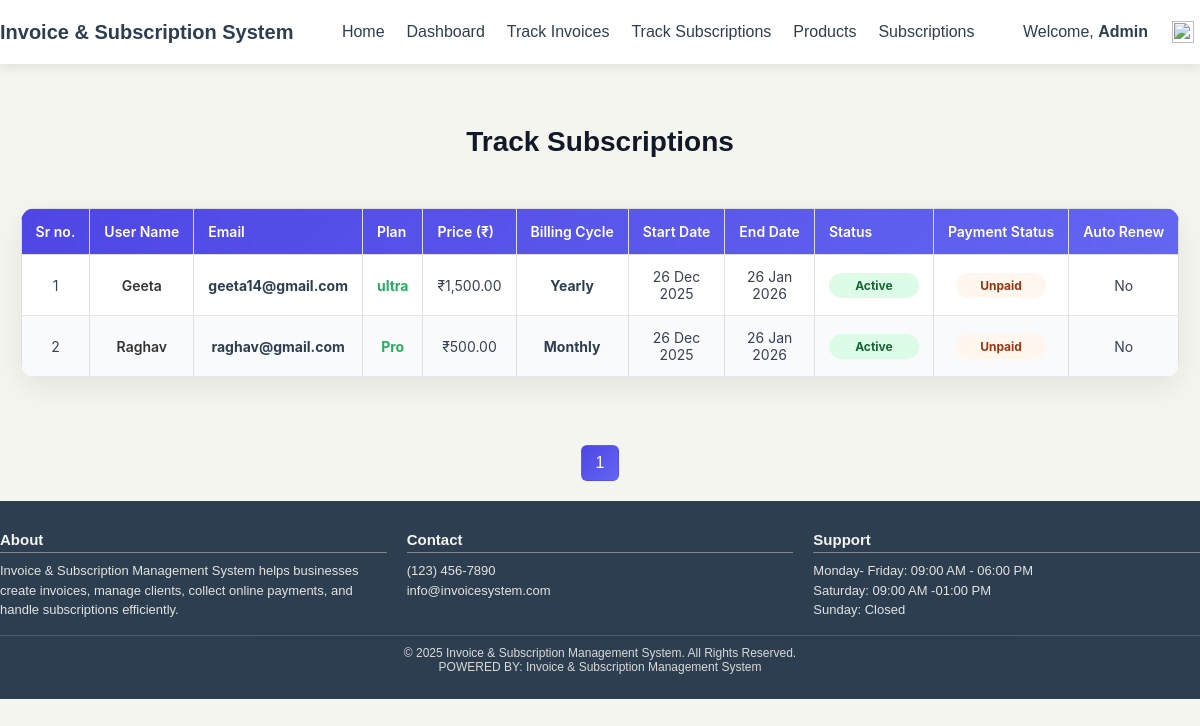
Screenshot of /track_subscriptions (signed in) with the database file from the repository.
### tables this page shows
CREATE TABLE `subscriptions` (
  `id` int NOT NULL,
  `user_id` int NOT NULL,
  `plan_id` int NOT NULL,
  `start_date` date NOT NULL,
  `end_date` date NOT NULL,
  `status` enum('active','expired','cancelled') DEFAULT 'active',
  `auto_renew` tinyint(1) DEFAULT '0',
  `created_at` timestamp NULL DEFAULT CURRENT_TIMESTAMP
);

CREATE TABLE `users` (
  `id` int NOT NULL,
  `name` varchar(100) NOT NULL,
  `email` varchar(150) NOT NULL,
  `password` varchar(255) NOT NULL,
  `created_at` datetime DEFAULT CURRENT_TIMESTAMP,
  `role` enum('admin','user') NOT NULL DEFAULT 'user',
  `phone_no` varchar(20) DEFAULT NULL,
  `address` text
);

CREATE TABLE `subscription_plans` (
  `id` int NOT NULL,
  `plan_name` varchar(100) NOT NULL,
  `price` decimal(10,2) NOT NULL,
  `billing_cycle` enum('monthly','yearly') NOT NULL,
  `description` text,
  `created_at` timestamp NULL DEFAULT CURRENT_TIMESTAMP
);

### app/Controllers/SubscriptionController.php (called while the page is built, shortened)
<?php
class SubscriptionController
{
    private Subscription $subscriptionModel;
    public function __construct()
    {
        $this->subscriptionModel = new Subscription();
    }
public function trackSubscriptions()
{
    $currentPage = (int)($_GET['page'] ?? 1);
    $limit = 10;
    $offset = ($currentPage - 1) * $limit;
    $allSubscriptions = $this->subscriptionModel->getAllWithUserDetails();
    $totalItems = count($allSubscriptions);
    $subscriptions = array_slice($allSubscriptions, $offset, $limit);
    $pagination = [
        'total'        => $totalItems,
        'per_page'     => $limit,
        'current_page' => $currentPage,
        'total_pages'  => ceil($totalItems / $limit),
    ];
    require APP_ROOT . '/app/Views/admin/track_subscriptions.php';
}
}

### app/Core/Router.php (called while the page is built, shortened)
<?php
class Router
{
    private array $routes = [];
    public function get(string $path, array $handler)
    {
        $this->routes['GET'][$path] = $handler;
    }
    public function post(string $path, array $handler)
    {
        $this->routes['POST'][$path] = $handler;
    }
    public function dispatch()
    {
        $method = $_SERVER['REQUEST_METHOD'];
        $uri = parse_url($_SERVER['REQUEST_URI'], PHP_URL_PATH);
        [$controller, $action] = $this->routes[$method][$uri];
        call_user_func([new $controller, $action]);
    }
}

### public/index.php (called while the page is built, shortened)
<?php
require_once APP_ROOT . '/app/Core/Router.php';
require_once APP_ROOT . '/app/Core/Database.php';
require_once APP_ROOT . '/app/Models/Subscription.php';
require_once APP_ROOT . '/app/Controllers/SubscriptionController.php';
$router = new Router();
$router->get('/', [DashboardController::class, 'index']);
$router->get('/dashboard', [DashboardController::class, 'index']);
$router->get('/register', [AuthController::class, 'showRegister']);
$router->post('/register', [AuthController::class, 'register']);
$router->get('/login', [AuthController::class, 'showLogin']);
$router->post('/login', [AuthController::class, 'login']);
$router->get('/logout', [AuthController::class, 'logout']);
$router->get('/home', [ProductController::class, 'home']);
$router->get('/products', [ProductController::class, 'listProducts']);
$router->get('/dashboard/product', [ProductController::class, 'show']);
$router->get('/add-product', [ProductController::class, 'addProductForm']);
$router->post('/add-product', [ProductController::class, 'addProduct']);
$router->get('/dashboard/products/edit', [ProductController::class, 'editProductForm']);
$router->post('/dashboard/products/edit', [ProductController::class, 'updateProduct']);
$router->get('/dashboard/products/delete', [ProductController::class, 'deleteProduct']);
$router->get('/cart', [CartController::class, 'showCart']);
$router->post('/cart/add', [CartController::class, 'addItem']);
$router->post('/cart/update', [CartController::class, 'updateItem']);
$router->post('/cart/remove', [CartController::class, 'removeItem']);
$router->get('/cart/payment', [CartController::class, 'showPaymentPage']);
$router->post('/cart/payment/process', [CartController::class, 'processPayment']);
$router-> get('/invoice/show',[InvoiceController::class,'show']);
$router-> post('/invoice/create',[InvoiceController::class,'create']);
$router->get('/my_invoices', [InvoiceController::class, 'myInvoices']);
$router->get('/track_invoices', [InvoiceController::class, 'trackInvoices']);
$router->get('/invoice/pdf', [InvoiceController::class, 'pdf']);
$router->get('/invoice/send-email',[InvoiceController::class,'sendEmail']);
$router->get('/subscriptions', [SubscriptionController::class, 'index']);
$router->post('/subscribe', [SubscriptionController::class, 'subscribe']);
$router->post('/subscription/cancel', [SubscriptionController::class, 'cancelSubscription']);
$router->get('/payment', [PaymentController::class, 'showPaymentPage']);
$router->post('/payment/process', [PaymentController::class, 'processPayment']);
$router->get('/track_subscriptions', [SubscriptionController::class, 'trackSubscriptions']);
$router->get('/dashboard/subscription-plans', [SubscriptionPlanController::class, 'index']);
$router->post('/dashboard/subscription-plans', [SubscriptionPlanController::class, 'create']);
$router->get('/admin/plans', [SubscriptionPlanController::class, 'index']);
$router->get('/admin/plan/get', [SubscriptionPlanController::class, 'getPlan']);
$router->post('/admin/plan/save', [SubscriptionPlanController::class, 'save']);
$router->get('/admin/plan/delete', [SubscriptionPlanController::class, 'delete']);
$router->get('/settings',         [SettingController:: class,'index']);
$router->post('/settings/update', [SettingController:: class,'update']);
$router->get('/settings/company', [SettingController::class,'company']);
$router->post('/settings/company',  [SettingController::class,'company']);
$router->get('/address/list', [AddressController::class, 'getAddresses']);
$router->post('/address/add', [AddressController::class, 'addAddress']);
$router->post('/address/set-default', [AddressController::class, 'setDefaultAddress']);
$router->dispatch();

### app/Core/Database.php (called while the page is built, shortened)
<?php
class Database {
    private static ?mysqli $connection = null;
    public static function getConnection(): mysqli {
        if(self::$connection !== null){
            return self::$connection;
        }
        $host = $_ENV['DB_HOST'] ?? 'localhost';
        $user = $_ENV['DB_USERNAME'] ?? 'root';
        $pass = $_ENV['DB_PASSWORD'] ?? '';
        $name = $_ENV['DB_NAME'] ?? '';
        try {
            $conn = new mysqli($host, $user, $pass, $name);
            $conn->set_charset('utf8mb4');
        } catch (\mysqli_sql_exception $e) {
            throw new RuntimeException('Database connection failed: ' . $e->getMessage());
        }
        self::$connection = $conn;
        return self::$connection;
    }
}

### app/Core/Model.php (called while the page is built, shortened)
<?php
class Model
{
    public function __construct()
    {
        $this->db = Database::getConnection();
    }
}

### app/Models/Subscription.php (called while the page is built, shortened)
<?php
class Subscription extends Model
{
    public function getAllWithUserDetails(): array
    {
        $result = $this->db->query("
            SELECT
                s.*,
                u.name as user_name,
                u.email as user_email,
                p.plan_name,
                p.price,
                p.billing_cycle,
                COALESCE(i.status, 'unpaid') as payment_status
            FROM subscriptions s
            JOIN users u ON u.id = s.user_id
            JOIN subscription_plans p ON p.id = s.plan_id
            LEFT JOIN invoices i ON i.client_id = s.user_id
                AND i.invoice_number LIKE 'SUB-%'
                AND DATE(i.invoice_date) = DATE(s.start_date)
            ORDER BY s.created_at DESC
        ");
        return $result->fetch_all(MYSQLI_ASSOC);
    }
}

### app/Views/admin/track_subscriptions.php (the view, shortened to what this page needs)
<?php
require APP_ROOT . '/app/Views/layouts/header.php';
?>
<link rel="stylesheet" href="/assets/css/products.css">
<div class="track-header">
    <h1>Track Subscriptions</h1>
</div>
<?php if (empty($subscriptions)): ?>
    <p style="text-align: center; color: #666;">No subscriptions found.</p>
<?php else: ?>
    <table class="product-table">
        <thead>
            <tr>
                <th>Sr no.</th>
                <th>User Name</th>
                <th>Email</th>
                <th>Plan</th>
                <th>Price (&#8377;)</th>
                <th>Billing Cycle</th>
                <th>Start Date</th>
                <th>End Date</th>
                <th>Status</th>
                <th>Payment Status</th>
                <th>Auto Renew</th>
            </tr>
        </thead>
        <tbody>
            <?php $count = 1; ?>
            <?php foreach ($subscriptions as $sub): ?>
                <?php
                    $statusClass = 'status-' . strtolower($sub['status']);
                    $paymentStatus = $sub['payment_status'] ?? 'paid';
                    $paymentClass = 'payment-' . strtolower($paymentStatus);
                ?>
                <tr>
                    <td><?= $count++ ?></td>
                    <td><?= htmlspecialchars($sub['user_name']) ?></td>
                    <td><?= htmlspecialchars($sub['user_email']) ?></td>
                    <td><strong><?= htmlspecialchars($sub['plan_name']) ?></strong></td>
                    <td>&#8377;<?= number_format($sub['price'], 2) ?></td>
                    <td><?= ucfirst($sub['billing_cycle']) ?></td>
                    <td><?= date('d M Y', strtotime($sub['start_date'])) ?></td>
                    <td><?= date('d M Y', strtotime($sub['end_date'])) ?></td>
                    <td><span class="status-badge <?= $statusClass ?>"><?= $sub['status'] ?></span></td>
                    <td><span class="status-badge <?= $paymentClass ?>"><?= ucfirst($paymentStatus) ?></span></td>
                    <td><?= $sub['auto_renew'] ? ' Yes' : ' No' ?></td>
                </tr>
            <?php endforeach; ?>
        </tbody>
    </table>
    <div class="pagination">
        <?php for ($i = 1; $i <= $pagination['total_pages']; $i++): ?>
            <a href="?page=<?= $i ?>" <?= $i === $pagination['current_page'] ? 'class="active"' : '' ?>>
                <?= $i ?>
            </a>
        <?php endfor; ?>
    </div>
<?php endif; ?>
<?php require APP_ROOT . '/app/Views/layouts/footer.php'; ?>

### public/assets/css/header_footer.css (style rules this page uses)
* { margin: 0; padding: 0; box-sizing: border-box; }

### public/assets/css/products.css (style rules this page uses)
h1 { text-align: center; margin: 30px 0; color: white; }
table { width: 90%; margin: 0 auto; border-collapse: collapse; background-color: #ffffff; box-shadow: 0 4px 10px rgba(0, 0, 0, 0.08); }
thead { background-color: #34495e; }
thead th { color: #ffffff; padding: 12px; font-size: 14px; text-align: center; border: 1px solid #ddd; }
tbody td { padding: 10px; text-align: center; border: 1px solid #e0e0e0; vertical-align: middle; font-size: 14px; }
tbody tr:nth-child(even) { background-color: #f9f9f9; }
tbody td:nth-child(2) { font-weight: 600; color: #333; }
tbody td:nth-child(3), tbody td:nth-child(6) { font-weight: bold; color: #2c3e50; }
tbody td:nth-child(4) { color: #27ae60; font-weight: 600; }
.product-table { width: 90%; margin: 0 auto 30px; border-collapse: collapse; background-color: #ffffff; box-shadow: 0 4px 10px rgba(0, 0, 0, 0.08); }
.pagination { display: flex; justify-content: center; gap: 8px; margin-top: 28px; margin-bottom: 20px; }
.pagination a { display: inline-block; padding: 8px 14px; border-radius: 6px; text-decoration: none; color: #374151; background: #fff; border: 1px solid #e5e7eb; }
.pagination a.active { background: linear-gradient(135deg, #4f46e5, #6366f1); color: #fff; border-color: transparent; }

### app/Views/admin/track_subscriptions.php (style rules this page uses)
.track-header { max-width: 1100px; margin: 32px auto 20px; display: flex; justify-content: space-between; align-items: center; }
.track-header h1 { font-size: 28px; font-weight: 700; color: #111827; }
.product-table { width: 100%; max-width: 1100px; margin: 0 auto 40px; border-collapse: collapse; background: #ffffff; border-radius: 14px; overflow: hidden; box-shadow: 0 10px 30px rgba(0, 0, 0, 0.07); font-family: 'Inter', Arial, sans-serif; }
.product-table thead { background: linear-gradient(135deg, #4f46e5, #6366f1); }
.product-table th { padding: 14px; text-align: left; font-size: 14px; font-weight: 600; color: #ffffff; white-space: nowrap; }
.product-table td { padding: 13px 14px; border-bottom: 1px solid #e5e7eb; font-size: 14px; color: #374151; vertical-align: middle; }
.product-table tbody tr:nth-child(even) { background-color: #f9fafb; }
.status-badge { display: inline-block; padding: 5px 14px; border-radius: 999px; font-size: 12px; font-weight: 700; text-transform: capitalize; min-width: 90px; text-align: center; }
.status-active { background-color: #dcfce7; color: #166534; }
.payment-unpaid { background-color: #fff7ed; color: #9a3412; }
.pagination { display: flex; justify-content: center; gap: 8px; margin-top: 28px; margin-bottom: 20px; }
.pagination a { display: inline-block; padding: 8px 14px; border-radius: 6px; text-decoration: none; color: #374151; background: #fff; border: 1px solid #e5e7eb; }
.pagination a.active { background: linear-gradient(135deg, #4f46e5, #6366f1); color: #fff; border-color: transparent; }

### rows the page displays
subscriptions: user.name "Geeta", user.email "geeta14@gmail.com", plan.plan_name "ultra", plan.price "1,500.00", plan.billing_cycle "Yearly", start_date "26 Dec 2025", end_date "26 Jan 2026", status "Active", paymentStatus "Unpaid", auto_renew "No"
subscriptions: user.name "Raghav", user.email "raghav@gmail.com", plan.plan_name "Pro", plan.price "500.00", plan.billing_cycle "Monthly", start_date "26 Dec 2025", end_date "26 Jan 2026", status "Active", paymentStatus "Unpaid", auto_renew "No"

### other values shown
Session::get('name') "Admin"
